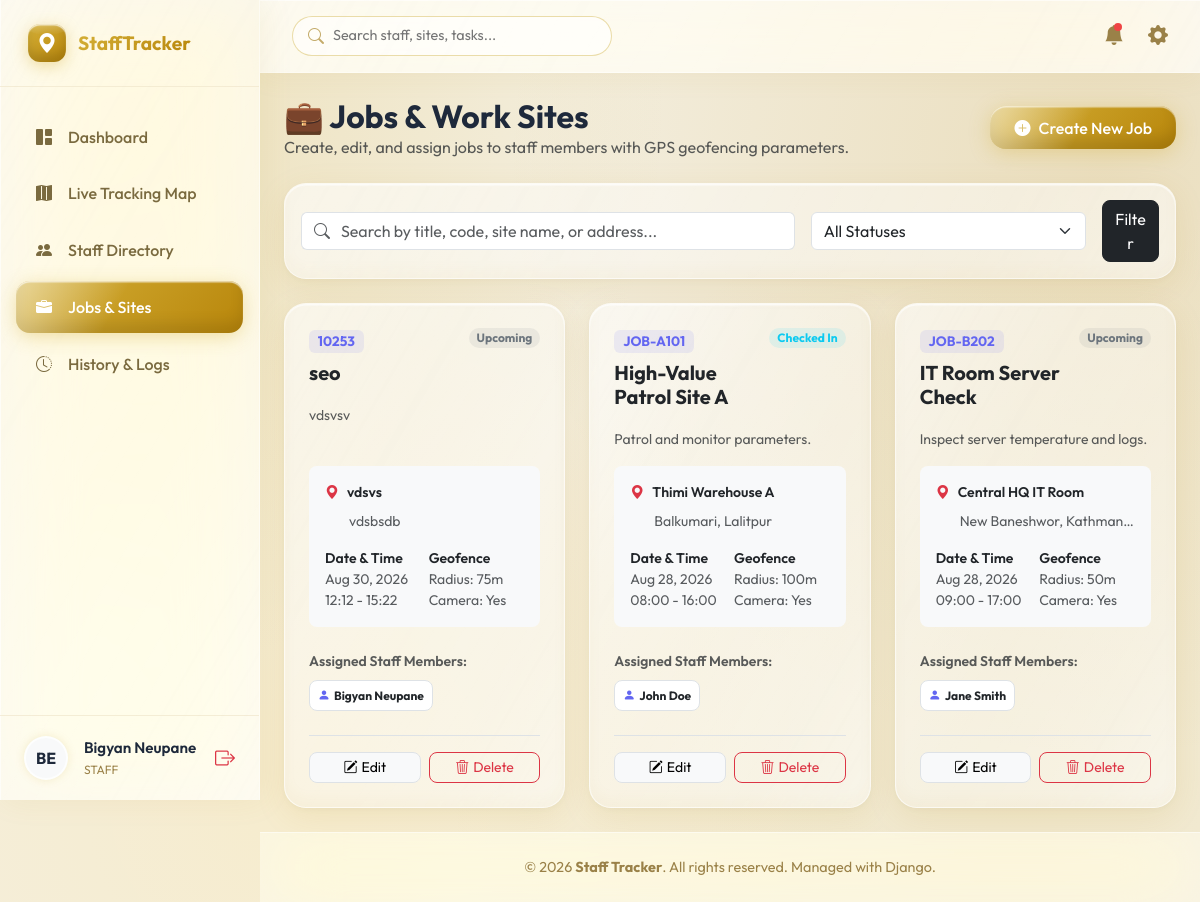
Before: /jobs/ (signed in) with the older database file.
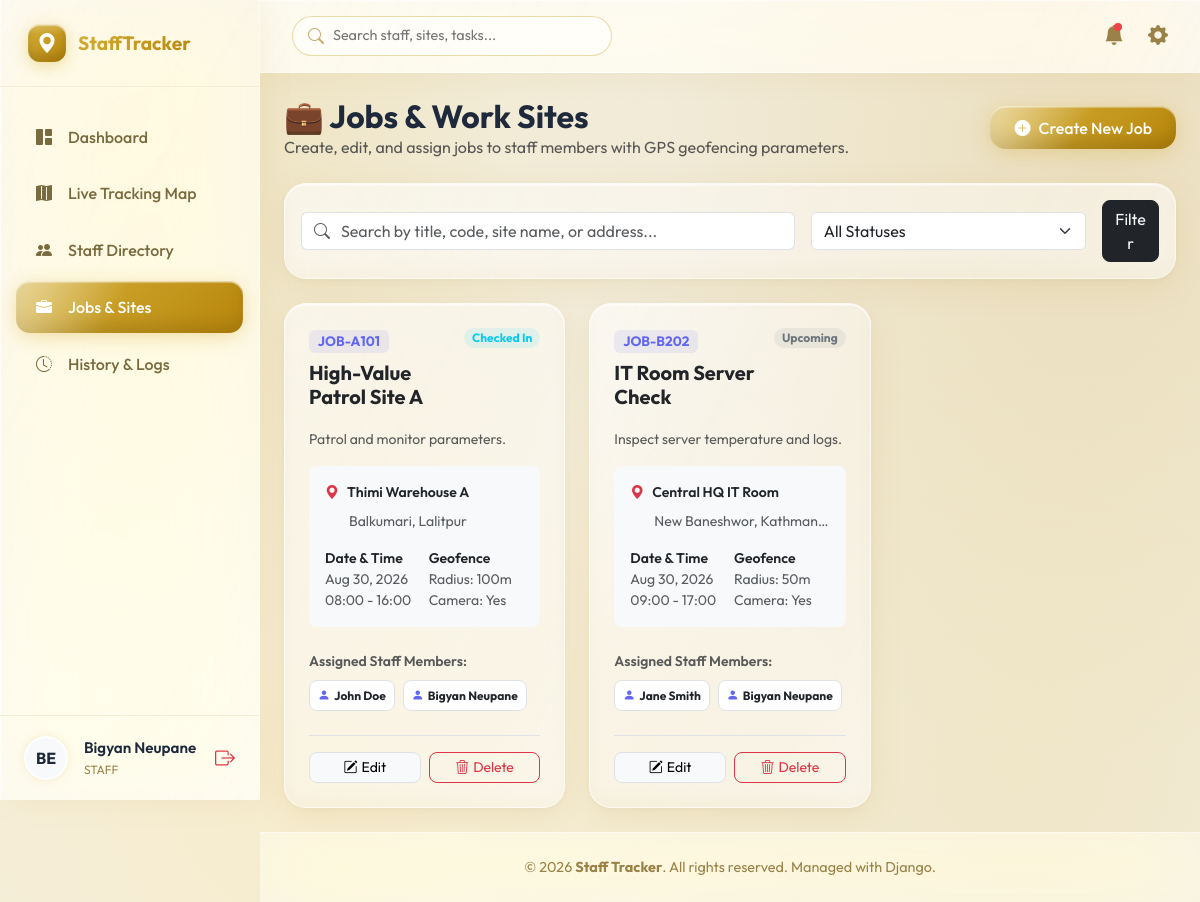
After: the same page with the newer database file.
### staff_app/models.py (models this page shows, shortened)
class Job(models.Model):
    STATUS_CHOICES = [
        ('UPCOMING', 'Upcoming'),
        ('CHECKED_IN', 'Checked In'),
        ('PENDING_APPROVAL', 'Pending Approval'),
        ('APPROVED', 'Approved'),
        ('REJECTED', 'Rejected'),
        ('COMPLETED', 'Completed'),
    ]
    title = models.CharField(max_length=200)
    code = models.CharField(max_length=50, unique=True)
    description = models.TextField(blank=True, null=True)
    instructions_json = models.TextField(default='[]', help_text='JSON list of instructions')
    site_name = models.CharField(max_length=200)
    address = models.TextField()
    lat = models.FloatField()
    lng = models.FloatField()
    geofence_radius = models.IntegerField(default=75) # in meters
    assigned_staff = models.ManyToManyField(User, related_name='assigned_jobs', blank=True)
    start_time = models.TimeField()
    end_time = models.TimeField()
    date = models.DateField()
    require_selfie = models.BooleanField(default=True)
    require_checkout = models.BooleanField(default=True)
    status = models.CharField(max_length=30, choices=STATUS_CHOICES, default='UPCOMING')
    created_at = models.DateTimeField(auto_now_add=True)
    is_adhoc = models.BooleanField(default=False)
    requested_by = models.ForeignKey(User, on_delete=models.SET_NULL, null=True, blank=True, related_name='adhoc_job_requests')

class Profile(models.Model):
    ROLE_CHOICES = [
        ('STAFF', 'Staff'),
        ('ADMIN', 'Admin'),
        ('SUPER_ADMIN', 'Super Admin'),
    ]
    user = models.OneToOneField(User, on_delete=models.CASCADE, related_name='profile')
    role = models.CharField(max_length=20, choices=ROLE_CHOICES, default='STAFF')
    phone = models.CharField(max_length=20, blank=True, null=True)
    avatar = models.ImageField(upload_to='avatars/', blank=True, null=True)
    department = models.CharField(max_length=100, blank=True, null=True)
    joined_date = models.DateField(auto_now_add=True)
    visa_document = models.ImageField(upload_to='documents/visa/', blank=True, null=True)
    passport_document = models.ImageField(upload_to='documents/passport/', blank=True, null=True)
    photo_document = models.ImageField(upload_to='documents/photo/', blank=True, null=True)
    other_document = models.ImageField(upload_to='documents/other/', blank=True, null=True)

### staff_app/views.py (the view, shortened to what this page needs)
# urls.py: path("jobs/", views.job_list_view, name="job_list"),
@login_required
def job_list_view(request):
    search_query = request.GET.get('search', '')
    status_filter = request.GET.get('status', '')
    jobs = Job.objects.all()
    if status_filter:
        jobs = jobs.filter(status=status_filter)
    context = {
        'jobs': jobs.order_by('-date', 'start_time')
    }
    return render(request, 'job_list.html', context)

### templates/job_list.html (shortened to what the changed rows need)
{% extends 'base.html' %}
{% block content %}
<div class="d-flex justify-content-between align-items-center mb-4 header-row">
    <div>
        <h2 class="fw-bold mb-0">💼 Jobs & Work Sites</h2>
    </div>
</div>
<div class="row g-4">
    {% for job in jobs %}
        <div class="col-md-6 col-xl-4">
            <div class="card card-hover h-100 p-4 d-flex flex-column">
                <div class="d-flex justify-content-between align-items-start mb-3">
                    <div>
                        <span class="badge bg-indigo-light text-indigo fw-mono mb-2" style="font-size:0.85rem;">{{ job.code }}</span>
                        <h5 class="fw-bold mb-1 text-dark">{{ job.title }}</h5>
                    </div>
                    <span class="badge rounded-pill
                        {% if job.status == 'COMPLETED' %}bg-success-subtle text-success
                        {% elif job.status == 'CHECKED_IN' %}bg-info-subtle text-info
                        {% else %}bg-secondary-subtle text-secondary{% endif %} px-2">
                        {{ job.get_status_display }}
                    </span>
                </div>
                <p class="text-muted small mb-3 flex-grow-1">{{ job.description|truncatewords:20|default:"No description provided." }}</p>
                <div class="bg-light rounded-3 p-3 mb-4 small text-muted">
                    <div class="d-flex align-items-center gap-2 mb-2">
                        <i class="bi bi-geo-alt-fill text-danger"></i>
                        <span class="text-dark fw-semibold">{{ job.site_name }}</span>
                    </div>
                    <div class="text-truncate ps-4 mb-3" title="{{ job.address }}">{{ job.address }}</div>
                    <div class="row g-2">
                        <div class="col-6">
                            <div class="fw-semibold text-dark">Date & Time</div>
                            <div>{{ job.date|date:"M d, Y" }}</div>
                            <div>{{ job.start_time|time:"H:i" }} - {{ job.end_time|time:"H:i" }}</div>
                        </div>
                        <div class="col-6">
                            <div class="fw-semibold text-dark">Geofence</div>
                            <div>Radius: {{ job.geofence_radius }}m</div>
                            <div>Camera: {% if job.require_selfie %}Yes{% else %}No{% endif %}</div>
                        </div>
                    </div>
                </div>
                <div class="mb-4">
                    <div class="small fw-semibold text-muted mb-2">Assigned Staff Members:</div>
                    <div class="d-flex flex-wrap gap-2">
                        {% for staff in job.assigned_staff.all %}
                            <span class="badge bg-white text-dark border p-2 d-inline-flex align-items-center gap-1" style="border-radius: 8px;">
                                <i class="bi bi-person-fill text-indigo"></i>
                                {{ staff.get_full_name|default:staff.username }}
                            </span>
                        {% empty %}
                            <span class="text-muted small italic">No staff assigned yet</span>
                        {% endfor %}
                    </div>
                </div>
                <div class="d-flex gap-2 mt-auto border-top pt-3">
                    <a href="{% url 'job_update' job.pk %}" class="btn btn-sm btn-light border w-50 rounded-3">
                        <i class="bi bi-pencil-square me-1"></i>Edit
                    </a>
                    <a href="{% url 'job_delete' job.pk %}" class="btn btn-sm btn-outline-danger w-50 rounded-3">
                        <i class="bi bi-trash3 me-1"></i>Delete
                    </a>
                </div>
            </div>
        </div>
    {% endfor %}
</div>
{% endblock %}

### templates/base.html (shortened to what the changed rows need)
<!DOCTYPE html>
<html lang="en">
<head>
    <link href="https://cdn.jsdelivr.net/npm/bootstrap@5.3.2/dist/css/bootstrap.min.css" rel="stylesheet">
    <link href="https://cdn.jsdelivr.net/npm/bootstrap-icons@1.11.2/font/bootstrap-icons.min.css" rel="stylesheet">
    <link rel="stylesheet" href="https://unpkg.com/leaflet@1.9.4/dist/leaflet.css"/>
</head>
<body>
    {% if user.is_authenticated %}
    <div class="sidebar">
        <div class="sidebar-brand">
            <div class="brand-logo"><i class="bi bi-geo-alt-fill"></i></div>
            <div class="brand-name">StaffTracker</div>
        </div>
        <ul class="sidebar-menu">
            <li class="menu-item {% if request.resolver_match.url_name == 'dashboard' %}active{% endif %}">
                <a href="{% url 'dashboard' %}">
                    <i class="bi bi-grid-1x2-fill"></i>
                    <span>Dashboard</span>
                </a>
            </li>
            <li class="menu-item {% if request.resolver_match.url_name == 'map_view' %}active{% endif %}">
                <a href="{% url 'map_view' %}">
                    <i class="bi bi-map-fill"></i>
                    <span>Live Tracking Map</span>
                </a>
            </li>
            <li class="menu-item {% if 'staff' in request.path %}active{% endif %}">
                <a href="{% url 'staff_list' %}">
                    <i class="bi bi-people-fill"></i>
                    <span>Staff Directory</span>
                </a>
            </li>
            <li class="menu-item {% if 'jobs' in request.path %}active{% endif %}">
                <a href="{% url 'job_list' %}">
                    <i class="bi bi-briefcase-fill"></i>
                    <span>Jobs & Sites</span>
                </a>
            </li>
            <li class="menu-item {% if request.resolver_match.url_name == 'history' %}active{% endif %}">
                <a href="{% url 'history' %}">
                    <i class="bi bi-clock-history"></i>
                    <span>History & Logs</span>
                </a>
            </li>
        </ul>
        <div class="sidebar-user">
            {% if user.profile.avatar %}
                <img src="{{ user.profile.avatar.url }}" class="user-avatar" alt="Avatar">
            {% else %}
                <div class="user-avatar d-flex align-items-center justify-content-center bg-light text-gold fw-bold">
                    {{ user.username|slice:":2"|upper }}
                </div>
            {% endif %}
            <div class="user-info">
                <div class="user-name">{{ user.get_full_name|default:user.username }}</div>
                <div class="user-role">{{ user.profile.role }}</div>
            </div>
            <a href="{% url 'logout' %}" class="text-danger" title="Logout">
                <i class="bi bi-box-arrow-right fs-5"></i>
            </a>
        </div>
    </div>
    {% endif %}
    <div class="main-wrapper" style="{% if not user.is_authenticated %}margin-left: 0;{% endif %}">
        <div class="container-fluid p-4 animate-fade-in">
            {% block content %}{% endblock %}
        </div>
    </div>
</body>
</html>

Changed rows visible on the page:
removed Job: code "10253", title "seo", status "Upcoming", description "vdsvsv", site_name "vdsvs", address "vdsbsdb", date "Aug 30, 2026", start_time "12:12", end_time "15:22", geofence_radius "75", require_selfie "Yes"
changed Job "High-Value Patrol Site A": date "Aug 28, 2026" → "Aug 30, 2026"; gains auth_user (username "BE", get_full_name "Bigyan Neupane", profile.role "STAFF")
changed Job "IT Room Server Check": date "Aug 28, 2026" → "Aug 30, 2026"; gains auth_user (username "BE", get_full_name "Bigyan Neupane", profile.role "STAFF")
